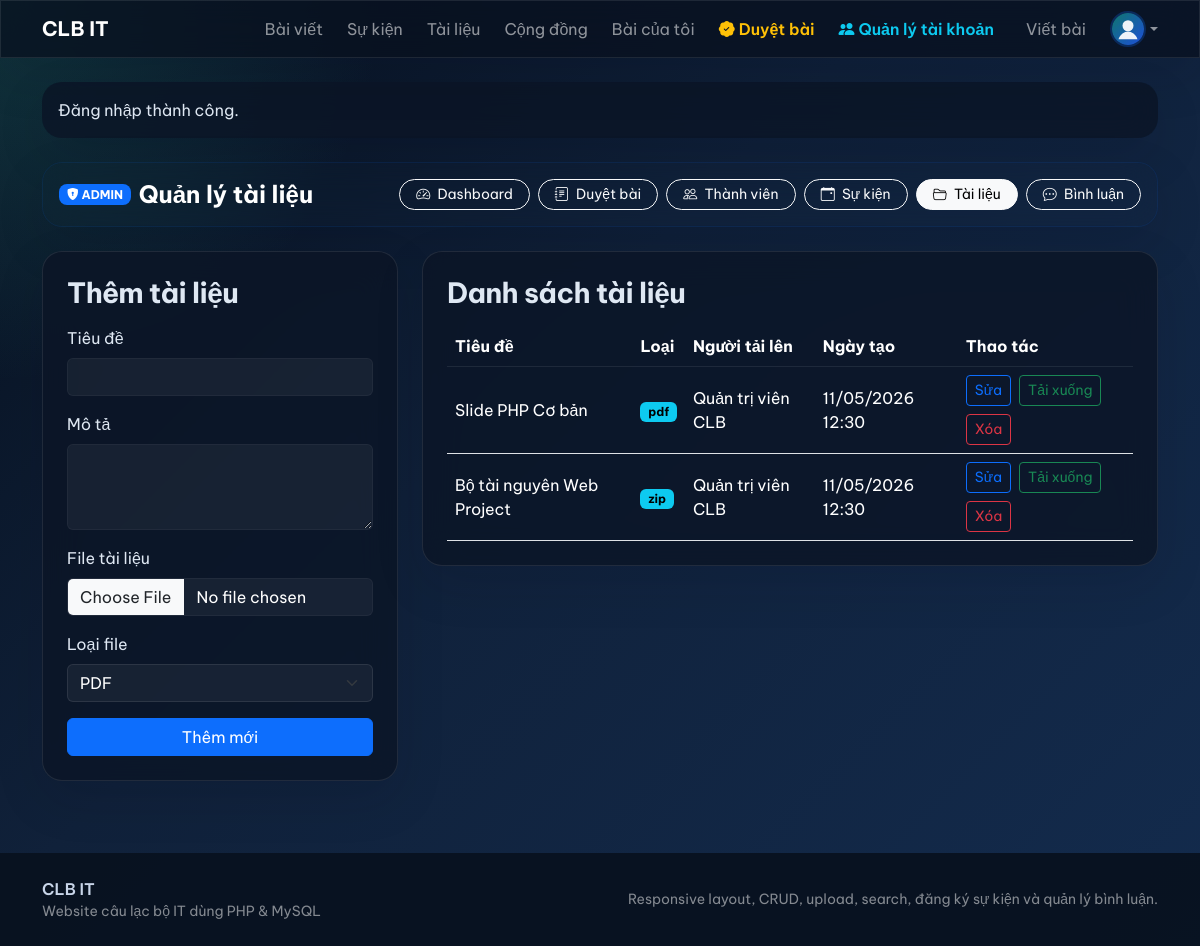
The app's page /admin/documents.php (signed in) with its own data.
### tables this page shows
CREATE TABLE documents (
    id INT AUTO_INCREMENT PRIMARY KEY,
    title VARCHAR(255) NOT NULL,
    description TEXT NULL,
    file_path VARCHAR(255) NOT NULL,
    file_type ENUM('pdf', 'zip', 'doc', 'other') NOT NULL DEFAULT 'pdf',
    uploaded_by INT NOT NULL,
    created_at TIMESTAMP DEFAULT CURRENT_TIMESTAMP,
    updated_at TIMESTAMP DEFAULT CURRENT_TIMESTAMP ON UPDATE CURRENT_TIMESTAMP,
    CONSTRAINT fk_documents_user FOREIGN KEY (uploaded_by) REFERENCES users(id) ON DELETE CASCADE,
    INDEX idx_documents_type (file_type),
    INDEX idx_documents_user (uploaded_by)
);

CREATE TABLE users (
    id INT AUTO_INCREMENT PRIMARY KEY,
    fullname VARCHAR(100) NOT NULL,
    email VARCHAR(120) NOT NULL UNIQUE,
    password VARCHAR(255) NOT NULL,
    avatar VARCHAR(255) NULL,
    bio TEXT NULL,
    skills VARCHAR(255) NULL,
    role ENUM('admin', 'member') NOT NULL DEFAULT 'member',
    status ENUM('active', 'locked') NOT NULL DEFAULT 'active',
    created_at TIMESTAMP DEFAULT CURRENT_TIMESTAMP,
    updated_at TIMESTAMP DEFAULT CURRENT_TIMESTAMP ON UPDATE CURRENT_TIMESTAMP,
    INDEX idx_users_role_status (role, status)
);

### includes/functions.php (called while the page is built, shortened)
<?php
function e(?string $value): string
{
    return htmlspecialchars((string) $value, ENT_QUOTES, 'UTF-8');
}
function format_datetime(?string $value): string
{
    return date('d/m/Y H:i', strtotime($value));
}
function short_text(?string $value, int $limit = 140): string
{
    $value = trim((string) $value);
    if (mb_strlen($value) <= $limit) {
        return $value;
    }
    return mb_substr($value, 0, $limit - 3) . '...';
}

### config/database.php (called while the page is built, shortened)
<?php
function db(): PDO
{
    static $pdo = null;
    if ($pdo instanceof PDO) {
        return $pdo;
    }
    $dsn = 'mysql:host=' . DB_HOST . ';dbname=' . DB_NAME . ';charset=utf8mb4';
    $pdo = new PDO($dsn, DB_USER, DB_PASS, [
        PDO::ATTR_ERRMODE => PDO::ERRMODE_EXCEPTION,
        PDO::ATTR_DEFAULT_FETCH_MODE => PDO::FETCH_ASSOC,
        PDO::ATTR_EMULATE_PREPARES => false,
    ]);
    return $pdo;
}

### admin/documents.php (the view, shortened to what this page needs)
<?php
require_once __DIR__ . '/../config/database.php';
require_once __DIR__ . '/../includes/functions.php';
$editDocument = null;
$documents = db()->query("SELECT d.*, u.fullname AS uploader_name FROM documents d INNER JOIN users u ON u.id = d.uploaded_by ORDER BY d.created_at DESC")->fetchAll();
require_once __DIR__ . '/../includes/header.php';
?>
<div class="row g-4">
    <div class="col-lg-4">
        <div class="clubit-card p-4">
            <h3 class="section-title mb-3"><?php echo $editDocument ? 'Sửa tài liệu' : 'Thêm tài liệu'; ?></h3>
            <form method="post" enctype="multipart/form-data" class="row g-3">
                <div class="col-12">
                    <label class="form-label">Tiêu đề</label>
                    <input type="text" name="title" class="form-control" value="<?php echo e((string) ($editDocument['title'] ?? '')); ?>" required>
                </div>
                <div class="col-12">
                    <label class="form-label">Mô tả</label>
                    <textarea name="description" class="form-control" rows="3"><?php echo e((string) ($editDocument['description'] ?? '')); ?></textarea>
                </div>
                <div class="col-12">
                    <label class="form-label">File tài liệu</label>
                    <input type="file" name="file_upload" class="form-control" accept=".pdf,.zip,.doc,.docx">
                </div>
                <div class="col-12">
                    <label class="form-label">Loại file</label>
                    <select name="file_type" class="form-select">
                        <option value="pdf" <?php echo ($editDocument['file_type'] ?? 'pdf') === 'pdf' ? 'selected' : ''; ?>>PDF</option>
                    </select>
                </div>
                <div class="col-12 d-grid">
                    <button class="btn btn-primary"><?php echo $editDocument ? 'Cập nhật' : 'Thêm mới'; ?></button>
                </div>
            </form>
        </div>
    </div>
    <div class="col-lg-8">
        <div class="clubit-card p-4">
            <h3 class="section-title mb-3">Danh sách tài liệu</h3>
            <div class="table-responsive">
                <table class="table table-clubit align-middle mb-0">
                    <thead>
                        <tr>
                            <th class="text-white">Tiêu đề</th>
                            <th class="text-white">Loại</th>
                            <th class="text-white">Người tải lên</th>
                            <th class="text-white">Ngày tạo</th>
                            <th class="text-white">Thao tác</th>
                        </tr>
                    </thead>
                    <tbody>
                        <?php foreach ($documents as $document): ?>
                            <tr>
                                <td class="text-white"><?php echo e(short_text($document['title'], 35)); ?></td>
                                <td><span class="badge text-bg-info"><?php echo e($document['file_type']); ?></span></td>
                                <td class="text-white"><?php echo e($document['uploader_name']); ?></td>
                                <td class="text-white"><?php echo e(format_datetime($document['created_at'])); ?></td>
                                <td class="d-flex gap-2 flex-wrap">
                                    <a class="btn btn-outline-primary btn-sm" href="?edit=<?php echo (int) $document['id']; ?>">Sửa</a>
                                    <a class="btn btn-outline-success btn-sm" href="<?php echo e(UPLOAD_URL . '/' . $document['file_path']); ?>" download>Tải xuống</a>
                                    <form method="post" onsubmit="return confirm('Xóa tài liệu này?');">
                                        <button class="btn btn-outline-danger btn-sm">Xóa</button>
                                    </form>
                                </td>
                            </tr>
                        <?php endforeach; ?>
                    </tbody>
                </table>
            </div>
        </div>
    </div>
</div>
<?php require_once __DIR__ . '/../includes/footer.php'; ?>

### assets/css/app.css (style rules this page uses)
:root, [data-theme="dark"] { --clubit-bg: #07111f; --clubit-bg-gradient: radial-gradient(circle at top left, rgba(54, 194, 180, 0.2), transparent 25%), linear-gradient(135deg, #07111f 0%, #10213a 42%, #132b4d 100%); --clubit-surface: rgba(12, 21, 39, 0.84); --clubit-card: rgba(12, 21, 39, 0.82); --clubit-accent: #36c2b4; --clubit-accent-2: #1d4ed8; --clubit-text: #dfe8f3; --clubit-muted: #93a4ba; --clubit-border: rgba(255, 255, 255, 0.09); --clubit-nav-bg: rgba(8, 17, 31, 0.76); --clubit-dropdown-bg: #0c1527; --clubit-dropdown-color: #dfe8f3; --clubit-dropdown-border: rgba(255, 255, 255, 0.09); --clubit-dropdown-hover-bg: rgba(54, 194, 180, 0.16); --clubit-input-bg: rgba(255, 255, 255, 0.05); --clubit-input-border: rgba(255, 255, 255, 0.09); --clubit-input-color: #ffffff; --clubit-chat-msg-other: rgba(255, 255, 255, 0.05); --clubit-chat-msg-mine: rgba(54, 194, 180, 0.12); --clubit-chat-msg-other-border: rgba(255, 255, 255, 0.08); --clubit-chat-msg-mine-border: rgba(54, 194, 180, 0.22); }
* { box-sizing: border-box; }
body { font-family: 'Be Vietnam Pro', sans-serif; background: var(--clubit-bg-gradient); color: var(--clubit-text); transition: background 0.3s ease, color 0.3s ease; display: flex; flex-direction: column; min-height: 100vh; }
body.clubit-logged-in { background: var(--clubit-bg-gradient); color: var(--clubit-text); }
.navbar-glass, .clubit-card, .clubit-panel, .sidebar-glass { backdrop-filter: blur(18px); border: 1px solid var(--clubit-border); box-shadow: 0 18px 50px rgba(2, 8, 23, 0.12); transition: border-color 0.3s ease, box-shadow 0.3s ease; }
.clubit-card, .clubit-panel { background: var(--clubit-card); border-radius: 1.25rem; color: var(--clubit-text); }
.section-title { font-weight: 700; letter-spacing: -0.02em; }
.table-clubit { --bs-table-bg: transparent; color: inherit; }
.table-clubit thead th { color: white !important; border-bottom-color: rgba(255, 255, 255, 0.08); }
.table-clubit tbody td { color: white !important; }
body.clubit-logged-in .table-clubit tbody tr td { color: white !important; }
body.clubit-logged-in .table-clubit thead th { color: white !important; }
.form-control, .form-select { background-color: var(--clubit-input-bg) !important; border-color: var(--clubit-input-border) !important; color: var(--clubit-input-color) !important; transition: background-color 0.3s ease, border-color 0.3s ease, color 0.3s ease; }
.form-select option { background-color: var(--clubit-dropdown-bg) !important; color: var(--clubit-dropdown-color) !important; }
.form-control::placeholder { color: var(--clubit-muted) !important; opacity: 0.75; }

### records on screen
documents: title "Slide PHP Cơ bản", file_type "pdf", uploaded_by.fullname "Quản trị viên CLB", created_at "11/05/2026 12:30"
documents: title "Bộ tài nguyên Web Project", file_type "zip", uploaded_by.fullname "Quản trị viên CLB", created_at "11/05/2026 12:30"

### other values on screen
APP_NAME "CLB IT"
$flash['message'] "Đăng nhập thành công."
$pageTitle "Quản lý tài liệu"
